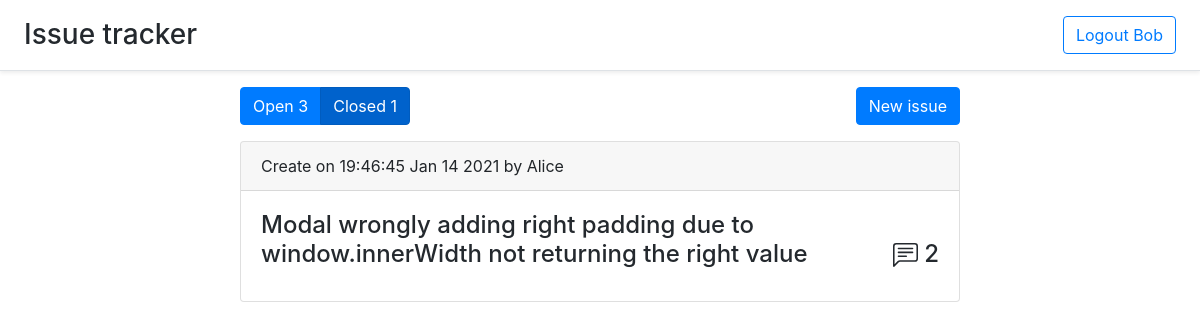
/closed (signed in), run on the app's committed database.
### auth.py (models this page shows)
class User(UserMixin, app.db.Model):
    id = app.db.Column(app.db.Integer, primary_key=True)
    email = app.db.Column(app.db.String(100), unique=True)
    password = app.db.Column(app.db.String(100))
    name = app.db.Column(app.db.String(100))
    issues = app.db.relationship('Issue', backref='user', lazy='dynamic')
    comments = app.db.relationship('Comment', backref='user', lazy='dynamic')

### issue.py (models this page shows, shortened)
class Issue(db.Model):
    id = db.Column(db.Integer, primary_key=True)
    title = db.Column(db.String(50), nullable=False)
    user_id = db.Column(db.Integer, db.ForeignKey('user.id'))
    comments = db.relationship('Comment', backref='issue', lazy='dynamic')
    labels = db.relationship('Label', backref='issue', lazy='dynamic')
    is_open = db.Column(db.BOOLEAN, default=True)
    timestamp = db.Column(db.DateTime, default=datetime.utcnow)

### comment.py (models this page shows)
class Comment(db.Model):
    id = db.Column(db.Integer, primary_key=True)
    text = db.Column(db.Text, nullable=False)
    timestamp = db.Column(db.DateTime, default=datetime.utcnow)
    user_id = db.Column(db.Integer, db.ForeignKey('user.id'))
    issue_id = db.Column(db.Integer, db.ForeignKey('issue.id'))
    def pretty_date(self):
        return self.timestamp.strftime("%H:%M:%S %b %d %Y")

### issue.py (the view)
@issues.route('/closed')
def closed_issues():
    return create_index(Issue.query.filter_by(is_open=False), False)

### app.py (called while the page is built)
@login_manager.user_loader
def load_user(user_id):
    return auth.User.query.get(int(user_id))

### issue.py (called while the page is built)
def create_index(query, show_open):
    query = query.order_by(Issue.timestamp.desc())
    open_issues = Issue.query.filter_by(is_open=True).count()
    closed_issues = Issue.query.filter_by(is_open=False).count()
    return render_template('index.html', issues=query.all(), open_issues=open_issues, closed_issues=closed_issues,
                           show_open=show_open)

### templates/index.html (shortened to what this page needs)
{% extends 'base.html' %}
{% block content %}
    <div class="issues-upper-panel">
        <div class="btn-group btn-group-toggle" data-toggle="buttons">
            <a class="btn btn-primary {% if show_open %} active {% endif %}" href="/">Open {{ open_issues }}</a>
            <a class="btn btn-primary {% if not show_open %} active {% endif %}" href="/closed">Closed {{ closed_issues }}</a>
        </div>
        <button type="button" id="new-issue" class="btn btn-primary" data-toggle="modal" data-target="#myModal">
          New issue
        </button>
    </div>
    {% for issue in issues %}
        <div class="card">
          <div class="card-header">
            Create on {{ issue.comments.first().pretty_date() }} by {{ issue.user.name }}
          </div>
          <div class="card-body">
            <h4>
            <a class="link-gray-dark" href="issue/{{ issue.id }}">
              <div class="card-title">{{ issue.title }}
                  <div class="comments-cnt">
                      {{ issue.comments.count() }}
                  </div>
              </div>
            </a>
            </h4>
          </div>
        </div>
    {% endfor %}
{% endblock %}

### templates/base.html (shortened to what this page needs)
<!doctype html>
<html lang="en">
<head>
    <link rel= "stylesheet" type= "text/css" href= "{{ url_for('static',filename='base.css') }}">
    <link rel="stylesheet" href="https://stackpath.bootstrapcdn.com/bootstrap/4.5.2/css/bootstrap.min.css">
</head>
<body>
<header class="d-flex flex-column flex-md-row align-items-center p-3 px-md-4 mb-3 bg-white border-bottom shadow-sm">
        <a class="link-gray-dark h3 my-0 me-md-auto fw-normal" href="/">
              Issue tracker
        </a>
  <nav class="my-2 my-md-0 me-md-3">
    {% if current_user.is_authenticated %}
        <a class="btn btn-outline-primary" href="/logout">Logout {{ current_user.name }}</a>
    {% else %}
        <a class="btn btn-outline-primary" href="/login">Login</a>
        <a class="btn btn-outline-primary" href="/signup">Sign up</a>
    {% endif %}
  </nav>
</header>
<div id="content" class="content">{% block content %}{% endblock %}</div>
</body>
</html>

### static/base.css (style rules this page uses)
html, body { height: 100%; }
.content { margin-left: 20%; margin-right: 20%; }
.link-gray-dark { color: #24292e; text-decoration: none!important; }
#new-issue { float: right!important; }
.my-0 { margin-right: auto!important; }
.issues-upper-panel { margin-top: 1em; margin-bottom: 1em; }
.card { margin-top: 10px; }
.comments-cnt { float: right; }

### data on the page
User: name "Bob"
Issue: comments.first "19:46:45 Jan 14 2021", user.name "Alice", title "Modal wrongly adding right padding due to window.innerWidth not returning the right value", comments.count "2"

### other printed values
{{ open_issues }} "3"
{{ closed_issues }} "1"
